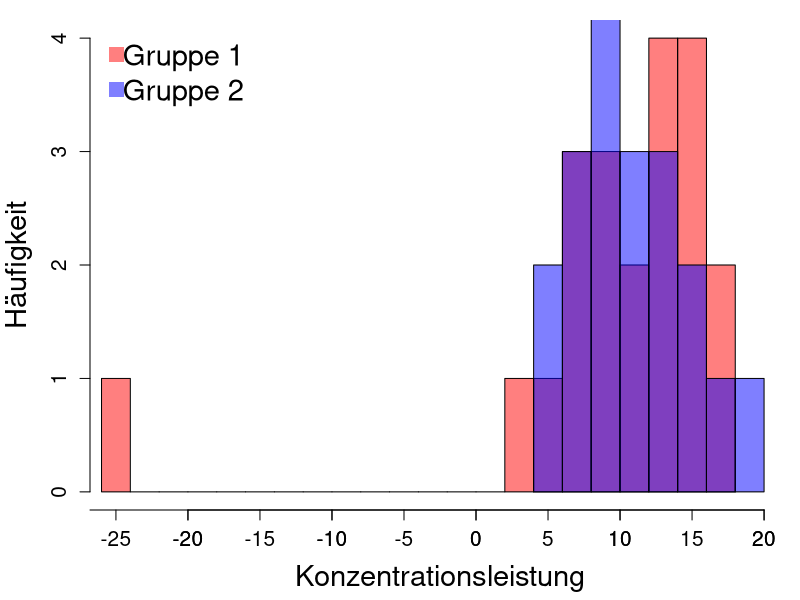
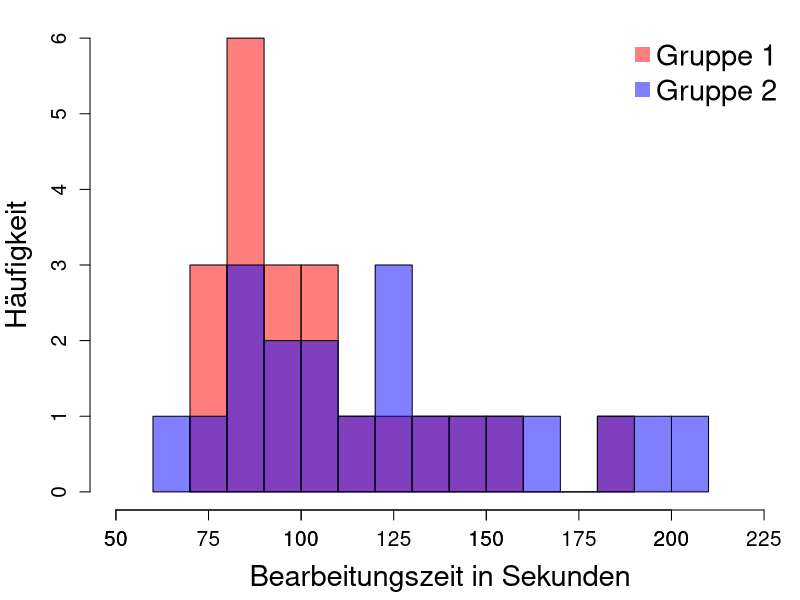

The R source for these figures, in order:
data<- read.table("Konzentrationsdaten.txt", header = T)
mar_def = c(5, 4, 4, 2) + 0.1 # Default-Margin

#Nur Daten von Durchgang 1
datad1<-data[data$durchgang==1,]

#Deskription

#Gemeinsames Histogramm für KL nach beiden Gruppen
par(mar=c(4.5,4.5,1,0.5))
hist(datad1$KL[datad1$gruppe==1], breaks = 20, xlim =c(-25,20),
     col=rgb(1,0,0,0.5), main ="", xlab = "Konzentrationsleistung", ylab="Häufigkeit",
     cex.axis=1.25, cex.lab=1.75)
hist(datad1$KL[datad1$gruppe==2], breaks = 5, xlim =c(-25,20), col=rgb(0,0,1,0.5), add=T)
axis(1, at = seq(-35, 20, by = 5), cex.axis = 1.25)
legend("topleft", legend=c("Gruppe 1", "Gruppe 2"), col=c(rgb(1,0,0,0.5),rgb(0,0,1,0.5)),
       pt.cex = 2, pch = 15, cex =1.75, bty="n", x.intersp =0.25)

#Gemeinsames Histogramm für Bearbeitungszeit nach Gruppe
par(mar=c(4.5,4.5,1,0.5))
hist(datad1$B[datad1$gruppe==1], breaks = 10, xlim =c(50,225),
     col=rgb(1,0,0,0.5), main ="", xlab = "Bearbeitungszeit in Sekunden", ylab="Häufigkeit",
     cex.axis=1.25, cex.lab=1.75)
hist(datad1$B[datad1$gruppe==2], breaks = 10, xlim =c(50,225), col=rgb(0,0,1,0.5), add=T)
axis(1, at = seq(50, 225, by = 25), cex.axis = 1.25)
legend("topright", legend=c("Gruppe 1", "Gruppe 2"), col=c(rgb(1,0,0,0.5),rgb(0,0,1,0.5)),
       pt.cex = 2, pch = 15, cex =1.75, bty="n", x.intersp =0.5)

############################################################################## 
##############################################################################  
# Testen, ab hier mit Bereinigung des Ausreissers
data[which(data$id == 14),]

dataN = data[- which(data$id == 14),]

dataN_g1 = dataN[dataN$gruppe == 1,]
dataN_g2 = dataN[dataN$gruppe == 2,]

dataN_d1 = dataN[dataN$durchgang == 1,]
dataN_d2 = dataN[dataN$durchgang == 2,]


## Aufgabe 1: durchgang 1 - gruppen unterscheidung 
### Test 1 shapiro auf normalverteilungsannahme
shapiro.test(dataN_g1$KL[dataN_g1$durchgang == 1])
shapiro.test(dataN_g2$KL[dataN_g2$durchgang == 1])


#Shapiro-Francia
shapiro.francia<-function(x){
W <- cor(sort(x),
         qnorm(ppoints(x, a = 3/8)))^2
u <- log(length(x))
v <- log(u)
alpha <- -1.2725 + 1.0521 * (v - u)
beta <- 1.0308 - 0.26758 * (v + 2/u)
Z<- (log(1 - W) - alpha)/beta
pnorm(Z, lower.tail = FALSE)
}
#Testen auf Normalverteilungsannahme mit shaprio.francia
shapiro.francia(dataN_g1$KL[dataN_g1$durchgang == 1])
shapiro.francia(dataN_g2$KL[dataN_g2$durchgang == 1])
